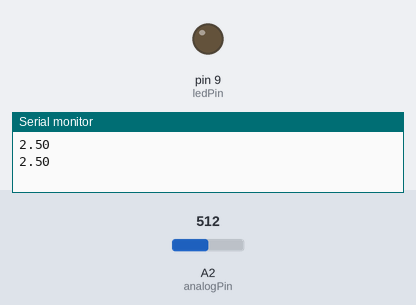
Bench run of a sketch on a simulated Arduino Uno, built with avr-gcc and run on an emulated ATmega328P. Parts: output pins drawn as LEDs (lit = HIGH), the last lines printed to the serial monitor. The test bench sets the inputs (shaded band); at power-on: A2 (analogPin) = 512.

Above: at 1.8 s.
1.9 s: A2 (analogPin) set to 800
3.4 s: A2 (analogPin) set to 828
At 5.1 s:
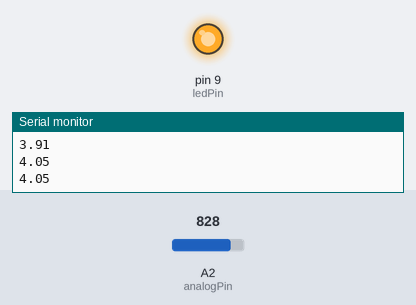
5.5 s: A2 (analogPin) set to 716
At 6.7 s:
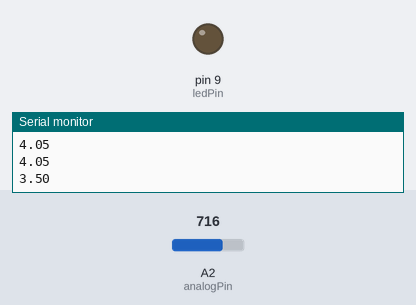
7.5 s: A2 (analogPin) set to 900
At 8.3 s:
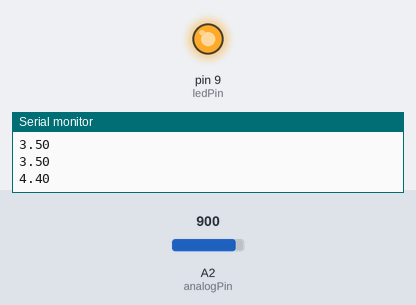
Timing chart, 0 to 10.5 s (numbered marks = the images above; inputs shaded):
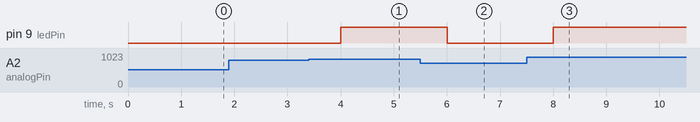

The sketch:

voltimetro_con__led.ino
```cpp
float v2;
int readVal;
int analogPin = A2;
int ledPin = 9;


void setup() {
  Serial.begin(9600);
  pinMode(analogPin, INPUT);
  pinMode(ledPin, OUTPUT);

}

void loop() {
  readVal = analogRead(analogPin);
  v2 = (5. * readVal) / 1023.;

  if (v2 > 4.0 && v2 <= 4.8) {
    digitalWrite(ledPin, HIGH);

  }

  if (v2 <= 4.0 || v2 > 4.8) {
    digitalWrite(ledPin, LOW);
  }

  Serial.println(v2);
  delay(1000);

}
```

Measured:
- the behaviour switches between 818 and 819 on A2 (analogPin) (found by bisection; images 0 and 1)
- after the input at 3.4 s, pin 9 (ledPin): LOW → HIGH after 0.60 s
- after the input at 5.5 s, pin 9 (ledPin): HIGH → LOW after 0.50 s
- after the input at 7.5 s, pin 9 (ledPin): LOW → HIGH after 0.50 s
